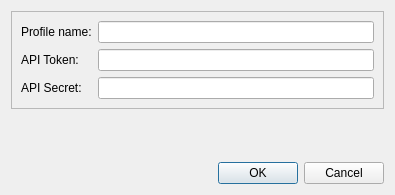
<?xml version="1.0" encoding="UTF-8"?>
<ui version="4.0">
 <class>AddProfileDialog</class>
 <widget class="QDialog" name="AddProfileDialog">
  <property name="geometry">
   <rect>
    <x>0</x>
    <y>0</y>
    <width>395</width>
    <height>195</height>
   </rect>
  </property>
  <property name="windowTitle">
   <string>Add Profile</string>
  </property>
  <layout class="QVBoxLayout" name="verticalLayout">
   <item>
    <widget class="QFrame" name="frame">
     <property name="frameShape">
      <enum>QFrame::StyledPanel</enum>
     </property>
     <property name="frameShadow">
      <enum>QFrame::Raised</enum>
     </property>
     <layout class="QFormLayout" name="formLayout_2">
      <item row="0" column="0">
       <widget class="QLabel" name="profileName_label">
        <property name="text">
         <string>Profile name:</string>
        </property>
       </widget>
      </item>
      <item row="0" column="1">
       <widget class="QLineEdit" name="profileName_lineEdit"/>
      </item>
      <item row="1" column="0">
       <widget class="QLabel" name="apiToken_label">
        <property name="text">
         <string>API Token:</string>
        </property>
       </widget>
      </item>
      <item row="1" column="1">
       <widget class="QLineEdit" name="apiToken_lineEdit"/>
      </item>
      <item row="2" column="0">
       <widget class="QLabel" name="apiSecret_label">
        <property name="text">
         <string>API Secret:</string>
        </property>
       </widget>
      </item>
      <item row="2" column="1">
       <widget class="QLineEdit" name="apiSecret_lineEdit"/>
      </item>
     </layout>
    </widget>
   </item>
   <item>
    <spacer name="verticalSpacer">
     <property name="orientation">
      <enum>Qt::Vertical</enum>
     </property>
     <property name="sizeHint" stdset="0">
      <size>
       <width>20</width>
       <height>40</height>
      </size>
     </property>
    </spacer>
   </item>
   <item>
    <widget class="QDialogButtonBox" name="buttonBox">
     <property name="orientation">
      <enum>Qt::Horizontal</enum>
     </property>
     <property name="standardButtons">
      <set>QDialogButtonBox::Cancel|QDialogButtonBox::Ok</set>
     </property>
    </widget>
   </item>
  </layout>
 </widget>
 <resources/>
 <connections>
  <connection>
   <sender>buttonBox</sender>
   <signal>accepted()</signal>
   <receiver>AddProfileDialog</receiver>
   <slot>accept()</slot>
   <hints>
    <hint type="sourcelabel">
     <x>248</x>
     <y>254</y>
    </hint>
    <hint type="destinationlabel">
     <x>157</x>
     <y>274</y>
    </hint>
   </hints>
  </connection>
  <connection>
   <sender>buttonBox</sender>
   <signal>rejected()</signal>
   <receiver>AddProfileDialog</receiver>
   <slot>reject()</slot>
   <hints>
    <hint type="sourcelabel">
     <x>316</x>
     <y>260</y>
    </hint>
    <hint type="destinationlabel">
     <x>286</x>
     <y>274</y>
    </hint>
   </hints>
  </connection>
 </connections>
</ui>
